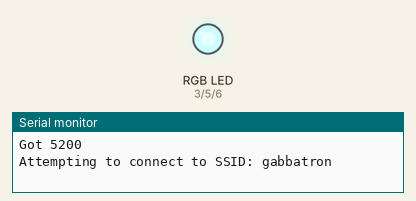
Recording of a sketch running on a simulated ESP32. On the bench: an RGB LED mixed from three pins (HIGH = lit), the last lines printed to the serial monitor. WiFi joins after 1.5 s; servers stay silent unless stated.

Above: at 0.1 s.
At 20.1 s:
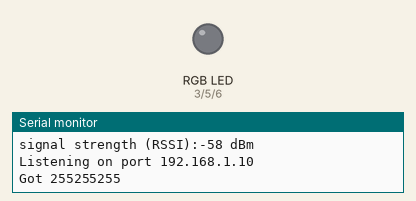
Timing chart, 0 to 21.6 s (numbered marks = the images above):
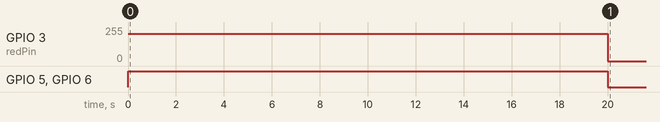

The sketch:

rxRGBudp.ino
```cpp
#include <SPI.h>
#include <WiFi.h>
#include <WiFiUdp.h>

/////////////////////////////////////////////////////////////////////////////////////////////////
// NETWORK CONFIGURATION
////////////////////////////////////////////////////////////////////////////////////////////////

IPAddress myStaticIP(192,168,1,10);
unsigned int listenPort = 12345;

/////////////////////////////////////////////////////////////////////////////////////////////////
// RGB PINS
////////////////////////////////////////////////////////////////////////////////////////////////

const int redPin = 3;
const int greenPin = 5;
const int bluePin = 6;

/////////////////////////////////////////////////////////////////////////////////////////////////
// ARDUINO LIFECYCLE
////////////////////////////////////////////////////////////////////////////////////////////////

void setup() {
  // Serial.begin(9600);
  setRGB(52,0,0);
  connectToNetwork();
  setRGB(255,255,255);
}

void loop() {
  serviceUDP();
  delay(10);
}

void setRGB(int red, int green, int blue){
  analogWrite(redPin, 255 - red);
  analogWrite(greenPin, 255 - green);
  analogWrite(bluePin, 255 - blue);
  Serial.print("Got ");
  Serial.print(red);
  Serial.print(green);
  Serial.println(blue);
}
```

UDP.ino
```cpp
/////////////////////////////////////////////////////////////////////////////////////////////////
// NETWORK CONFIGURATION
////////////////////////////////////////////////////////////////////////////////////////////////

char ssid[] = "gabbatron";
char pass[] = "----------";
int keyIndex = 1;

/////////////////////////////////////////////////////////////////////////////////////////////////
// GLOBALS - WIFI
////////////////////////////////////////////////////////////////////////////////////////////////

int status = WL_IDLE_STATUS;
WiFiUDP Udp;
char packetBuffer[255];
char  ReplyBuffer[] = "ack";

/////////////////////////////////////////////////////////////////////////////////////////////////
// WIFI / UDP LIBRARY FUNCTIONS
////////////////////////////////////////////////////////////////////////////////////////////////

void connectToNetwork(){
  // check for the presence of the shield:
  if (WiFi.status() == WL_NO_SHIELD) {
    Serial.println("WiFi shield not present");
    // don't continue:
    while(true);
  }

  WiFi.config(myStaticIP);

  // attempt to connect to Wifi network:
  while ( status != WL_CONNECTED) {
    Serial.print("Attempting to connect to SSID: ");
    Serial.println(ssid);
    status = WiFi.begin(ssid,1, pass);

    // wait 10 seconds for connection:
    delay(10000);
  }
  Serial.println("Connected to wifi");
  printWifiStatus();

  Serial.print("\nListening on port ");
  Serial.println(myStaticIP);

  Udp.begin(listenPort);
}

void printWifiStatus() {
  // print the SSID of the network you're attached to:
  Serial.print("SSID: ");
  Serial.println(WiFi.SSID());

  // print your WiFi shield's IP address:
  IPAddress ip = WiFi.localIP();
  Serial.print("IP Address: ");
  Serial.println(ip);

  // print the received signal strength:
  long rssi = WiFi.RSSI();
  Serial.print("signal strength (RSSI):");
  Serial.print(rssi);
  Serial.println(" dBm");
}
```

UDPParseMessage.ino
```cpp
// parse the received message

void serviceUDP(){
  int packetSize = Udp.parsePacket();
  if(packetSize) {
    int len = Udp.read(packetBuffer,255);
    if (len >0) packetBuffer[len]=0;
    parse();

    Udp.beginPacket(Udp.remoteIP(), Udp.remotePort());
    Udp.write(ReplyBuffer);
    Udp.endPacket();
   }
}

void parse(){
 String s = packetBuffer;
 int firstboundary, secondboundary;
 firstboundary = s.indexOf(',');
 secondboundary = s.lastIndexOf(',');

 if ((firstboundary > 0) && (secondboundary >0) && (firstboundary+1 < secondboundary) && (secondboundary<(s.length()-1))){
    // woo
    int r = s.substring(0,firstboundary).toInt();
    int g = s.substring(firstboundary+1,secondboundary).toInt();
    int b = s.substring(secondboundary+1).toInt();
    setRGB(r,g,b);
 }

}
```
